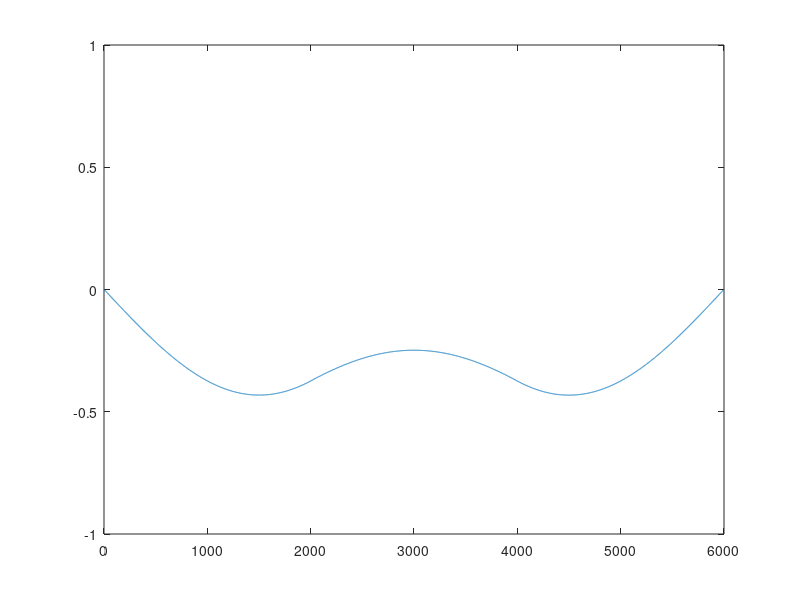

Recreate this plot in MATLAB.
%This matlab code can be used as verification for the C MPI program
%the code is taken from http://cs.slu.edu/~chambers/fall09/cs145/wave-equation.pdf

format long
dx = .00100;
dt =.0001;
c = 4;
L = 6;
stopTime = 5;
r = c*dt/dx;
n = L/dx
current = .5-.5*cos(2*pi/L*[0:dx:L]);
past = current;

for t=0:dt:stopTime
    future(1)=0;
    future(2:n-1)=r^2*(current(1:n-2)+current(3:n))+2*(1-r^2)*current(2:n-1)-past(2:n-1);
    future(n)=0;
    past = current;
    current = future;
%         
%     if mod(t/dt,100)==0
%         plot(current)
%         axis([0 6001 -1 1])
%         future(n/2)
%         pause(.001)
%     end
end

plot(current)
axis([0 6001 -1 1])

    
